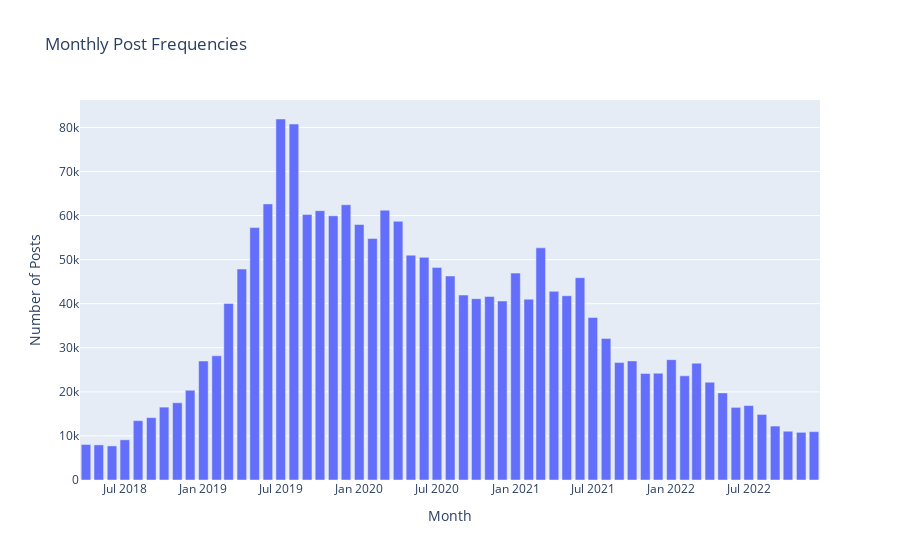

The code cell stored with this chart in its notebook:
### Markdown cell above
From the graph, we see that the number of posts are relatively low from 2008 up to 2018, to which it has a small fluctuation. <br>
Following that, nearing the end of 2018, there is a massive spike in depression post frequency, which then gradually decreased over the next 3 years, nearly reaching back its globabl minima.

### Code cell
# Filter the DataFrame for dates from 2018 Q2 onwards
date_filtered_reddit_df = reddit_df[reddit_df['date'] >= '2018-04-01']
monthly_counts = date_filtered_reddit_df['date'].dt.to_period('M').value_counts().sort_index()


# Create a bar chart for monthly post frequencies
fig = px.bar(x=monthly_counts.index.astype(str), y=monthly_counts.values, title='Monthly Post Frequencies')
fig.update_layout(xaxis_title='Month', yaxis_title='Number of Posts')
fig.show()

### Figure 1 — Plotly figure (JSON) as saved in the notebook; plotly's stock layout.template omitted (floating-point values rounded to 4 significant figures)
{"data": [{"alignmentgroup": "True", "hovertemplate": "x=%{x}<br>y=%{y}<extra></extra>", "legendgroup": "", "marker": {"color": "#636efa", "pattern": {"shape": ""}}, "name": "", "offsetgroup": "", "orientation": "v", "showlegend": false, "textposition": "auto", "type": "bar", "x": ["2018-04", "2018-05", "2018-06", "2018-07", "2018-08", "2018-09", "2018-10", "2018-11", "2018-12", "2019-01", "2019-02", "2019-03", "2019-04", "2019-05", "2019-06", "2019-07", "2019-08", "2019-09", "2019-10", "2019-11", "2019-12", "2020-01", "2020-02", "2020-03", "2020-04", "2020-05", "2020-06", "2020-07", "2020-08", "2020-09", "2020-10", "2020-11", "2020-12", "2021-01", "2021-02", "2021-03", "2021-04", "2021-05", "2021-06", "2021-07", "2021-08", "2021-09", "2021-10", "2021-11", "2021-12", "2022-01", "2022-02", "2022-03", "2022-04", "2022-05", "2022-06", "2022-07", "2022-08", "2022-09", "2022-10", "2022-11", "2022-12"], "xaxis": "x", "y": [8065, 7967, 7731, 9119, 13469, 14151, 16536, 17523, 20369, 27002, 28189, 40062, 47864, 57271, 62648, 81912, 80767, 60229, 61117, 59948, 62464, 57971, 54787, 61219, 58697, 51019, 50528, 48238, 46281, 41968, 41153, 41638, 40613, 46942, 41033, 52673, 42801, 41812, 45909, 36862, 32131, 26645, 27028, 24169, 24238, 27307, 23635, 26501, 22182, 19766, 16482, 16889, 14877, 12239, 11069, 10818, 10975], "yaxis": "y"}], "layout": {"barmode": "relative", "legend": {"tracegroupgap": 0}, "title": {"text": "Monthly Post Frequencies"}, "xaxis": {"anchor": "y", "domain": [0, 1], "title": {"text": "Month"}}, "yaxis": {"anchor": "x", "domain": [0, 1], "title": {"text": "Number of Posts"}}}}
